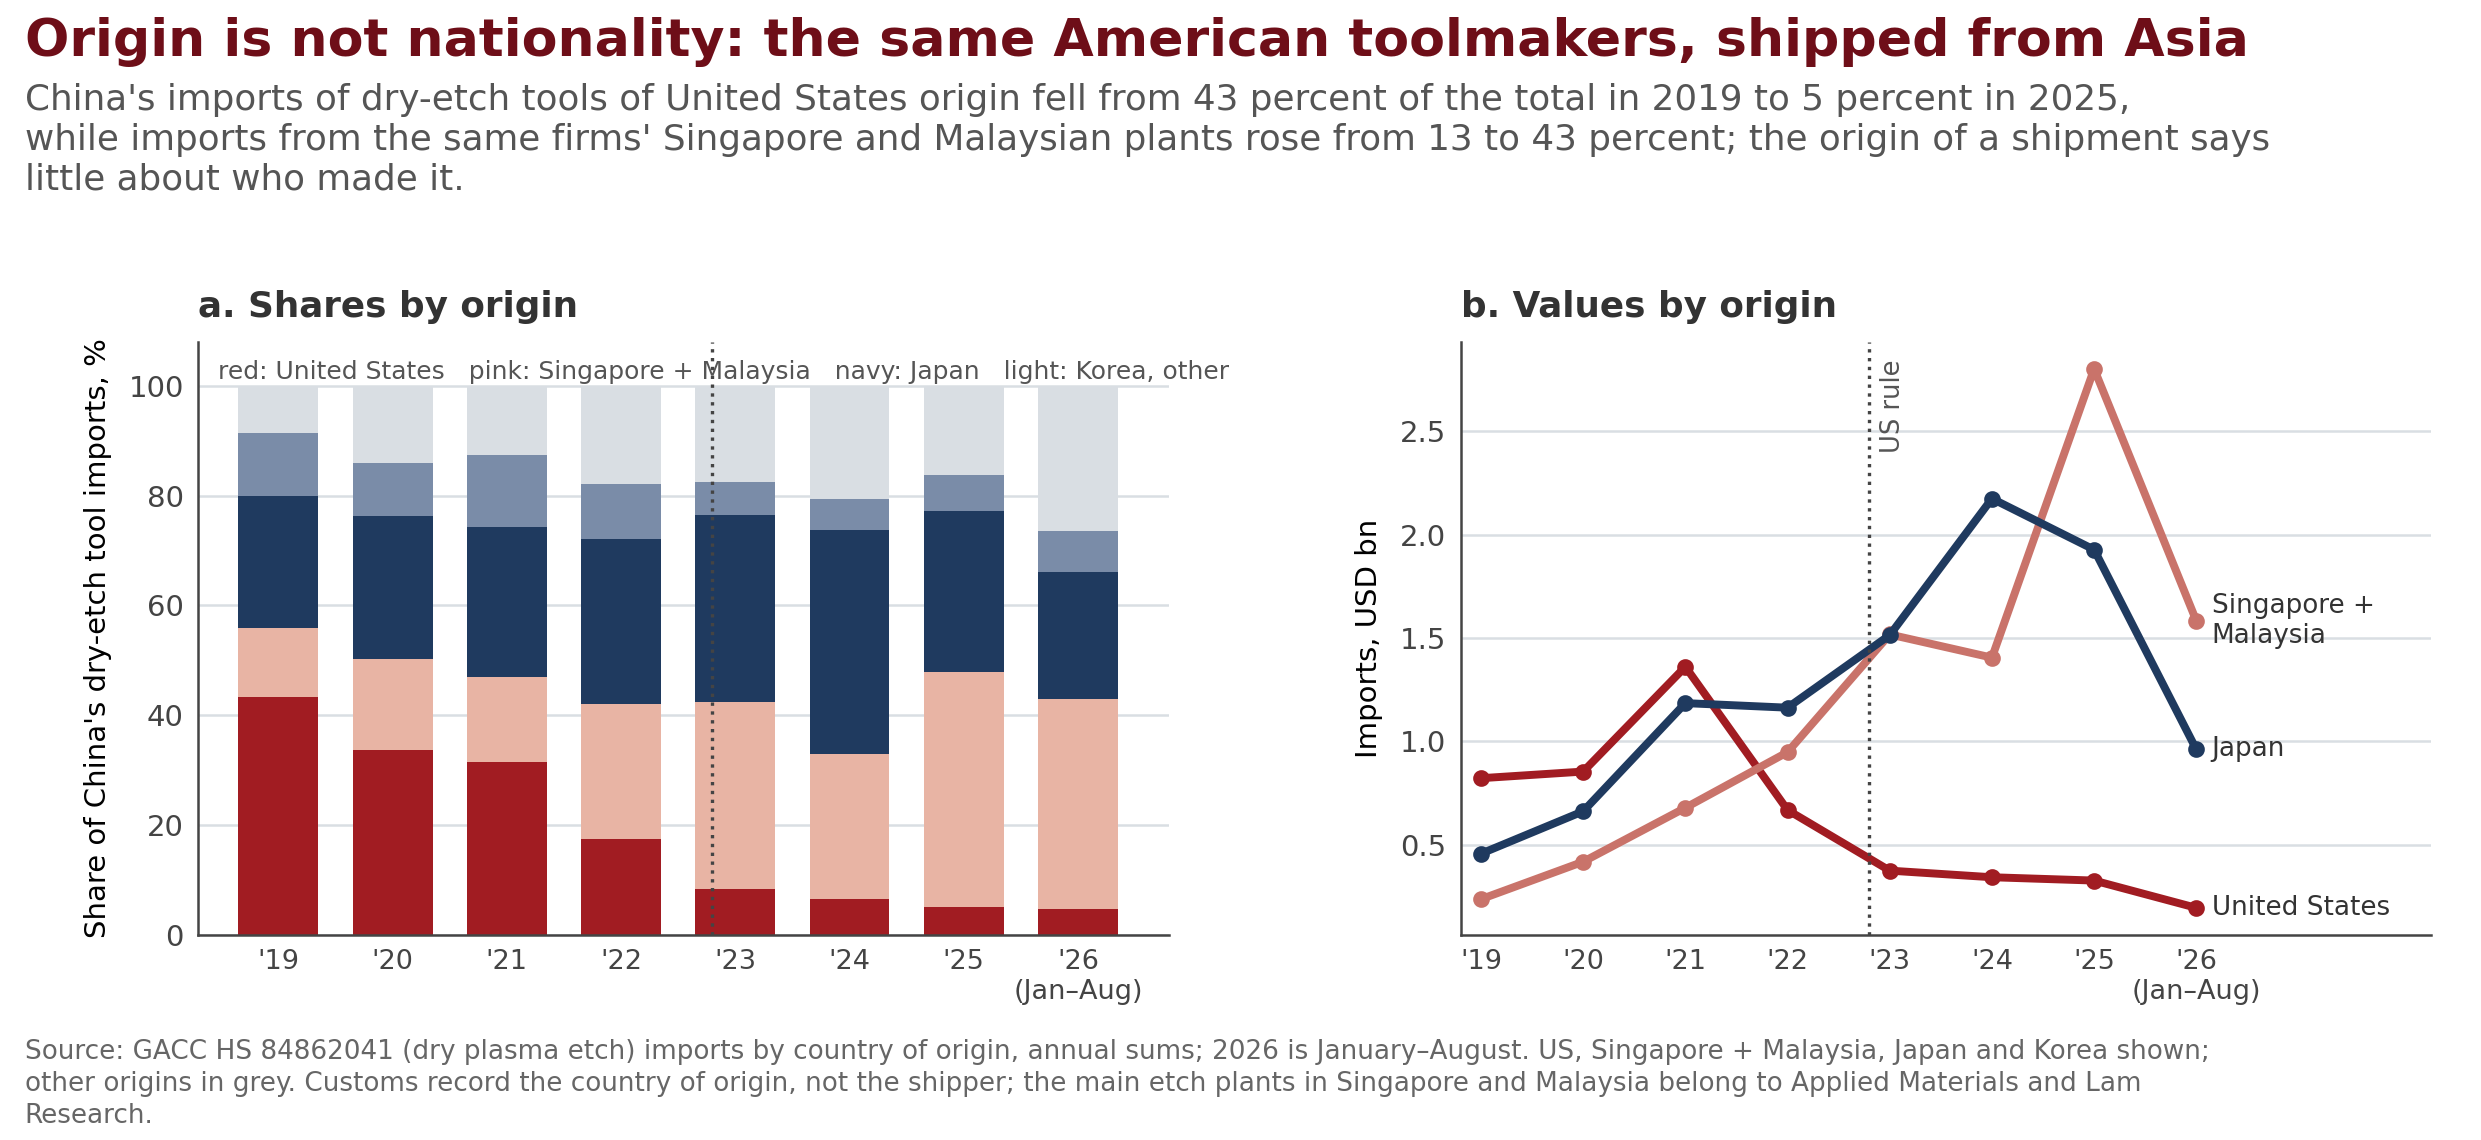

Python code for this plot:
"""Appendix Fig A7 — origin is not nationality: China's dry-etch imports by origin, 2019–2026."""
import housestyle as H, matplotlib.pyplot as plt, pandas as pd, os
H.setup(); D = os.path.join(os.path.dirname(os.path.abspath(__file__)), 'data'); sh = pd.read_csv(f'{D}/etch_imports_origin_share.csv', index_col=0); usd = pd.read_csv(f'{D}/etch_imports_origin_usd_bn.csv', index_col=0)
order = ['US', 'SG+MY', 'JP', 'KR', 'Other']; cols = {'US': H.C['red'], 'SG+MY': H.C['pink'], 'JP': H.C['navy'], 'KR': '#7A8CA8', 'Other': H.C['light']}
fig, ax = plt.subplots(1, 2, figsize=(8.27, 3.8)); fig.subplots_adjust(top=0.70, bottom=0.18, left=0.08, right=0.98, wspace=0.3)
a = ax[0]; H.ax_clean(a); bottom = pd.Series(0.0, index=sh.index)
for o in order: a.bar(sh.index, sh[o], bottom=bottom, color=cols[o], width=0.7, label=o); bottom += sh[o]
a.text(0.02, 0.97, 'red: United States   pink: Singapore + Malaysia   navy: Japan   light: Korea, other', transform=a.transAxes, fontsize=6.0, color=H.C['sub'], va='top')
a.set_xlim(2018.3, 2026.8); a.set_ylim(0, 108); a.set_ylabel('Share of China\'s dry-etch tool imports, %', fontsize=7); a.set_xticks(range(2019, 2027)); a.set_xticklabels([f"'{str(y)[2:]}" + ('\n(Jan–Aug)' if y == 2026 else '') for y in range(2019, 2027)], fontsize=6.5); a.tick_params(axis='y', labelsize=7); a.axvline(2022.8, color='#444', lw=0.8, ls=':')
a.set_title('a. Shares by origin', loc='left', fontsize=8.6, weight='bold', color=H.C['ink'])
b = ax[1]; H.ax_clean(b)
for o in ['US', 'SG+MY', 'JP']: b.plot(usd.index, usd[o], color=cols[o] if o != 'SG+MY' else '#C9736A', lw=1.9, marker='o', ms=3); b.text(usd.index[-1] + 0.15, usd[o].iloc[-1], {'US': 'United States', 'SG+MY': 'Singapore +\nMalaysia', 'JP': 'Japan'}[o], fontsize=6.3, va='center', color=H.C['ink'])
b.axvline(2022.8, color='#444', lw=0.8, ls=':'); b.text(2022.9, 0.97, 'US rule', transform=b.get_xaxis_transform(), fontsize=6.2, color=H.C['sub'], rotation=90, va='top'); b.set_xlim(2018.8, 2028.3); b.set_ylabel('Imports, USD bn', fontsize=7); b.set_xticks(range(2019, 2027)); b.set_xticklabels([f"'{str(y)[2:]}" + ('\n(Jan–Aug)' if y == 2026 else '') for y in range(2019, 2027)], fontsize=6.5); b.tick_params(axis='y', labelsize=7)
b.set_title('b. Values by origin', loc='left', fontsize=8.6, weight='bold', color=H.C['ink'])
H.headline(fig, 'Origin is not nationality: the same American toolmakers, shipped from Asia', "China's imports of dry-etch tools of United States origin fell from 43 percent of the total in 2019 to 5 percent in 2025, while imports from the same firms' Singapore and Malaysian plants rose from 13 to 43 percent; the origin of a shipment says little about who made it.")
H.source(fig, 'Source: GACC HS 84862041 (dry plasma etch) imports by country of origin, annual sums; 2026 is January–August. US, Singapore + Malaysia, Japan and Korea shown; other origins in grey. Customs record the country of origin, not the shipper; the main etch plants in Singapore and Malaysia belong to Applied Materials and Lam Research.')
H.save(fig, 'figA7_origin', sh.reset_index())
